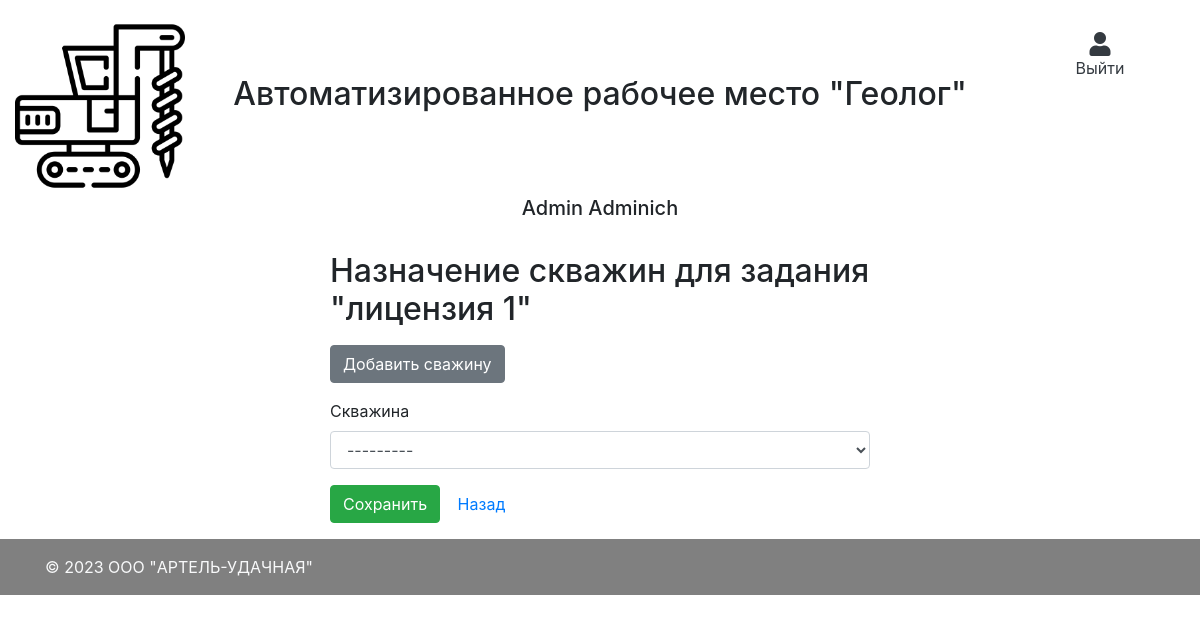
Page /wells/set_welltasks/1 (signed in) on the committed database.
### main/models.py (models this page shows, shortened)
class CustomUser(AbstractBaseUser, PermissionsMixin):
    username = models.CharField("Логин пользователя", max_length=50, unique=True)
    first_name = models.CharField("Имя", max_length=50)
    last_name = models.CharField("Фамилия", max_length=50)
    patronymic = models.CharField("Отчество", max_length=50, default="нет")
    team = models.ForeignKey(Team, verbose_name="Номер бригады", on_delete=models.CASCADE, null=True)
    phone_number = models.CharField("Номер телефона", max_length=50, default="Не указано")
    email = models.EmailField(verbose_name="Email", max_length=255, unique=True, blank=True, null=True)
    role = models.ForeignKey(Role, on_delete=models.CASCADE, verbose_name="Должность")
    is_superuser = models.BooleanField(default=False)
    is_active = models.BooleanField(default=True)
    is_admin = models.BooleanField(default=False)
    objects = CustomUserManager()
    created_at = models.DateTimeField("Дата создания", auto_now_add=True)
    updated_at = models.DateTimeField("Дата обновления", auto_now=True)
    USERNAME_FIELD = 'username'
    REQUIRED_FIELDS = ['password']
    class Meta:
        verbose_name = "Пользователь"
        verbose_name_plural = "Пользователи"

class License(models.Model):
    short_name = models.CharField("Наименование", max_length=255)
    name = models.TextField("Полное наименование")
    geologist = models.ForeignKey(CustomUser, related_name='geologist_id', on_delete=models.SET_NULL, verbose_name="Геолог", null=True)
    status = models.ForeignKey(LicenseStatus, on_delete=models.CASCADE, verbose_name="Статус")
    used_enginery = models.TextField("Используемая техника", null=True, default="Не назначено")
    watercourses = models.ManyToManyField(WaterCourse, through='LicenseWaterCourse', through_fields=('license', 'watercourse'), verbose_name="Водотоки", blank=True)
    lines = models.ManyToManyField(Line, through='LineLicenseWaterCourse', through_fields=('license', 'line'), verbose_name="Водотоки", blank=True)
    comment = models.TextField("Комментарий", null=True, blank=True)
    created_at = models.DateTimeField("Дата создания", auto_now_add=True)
    updated_at = models.DateTimeField("Дата обновления", auto_now=True)
    class Meta:
        verbose_name = "Лицензия"
        verbose_name_plural = "Лицензии"

### main/views.py (the view)
# urls.py: path('wells/set_welltasks/<int:pk>', views.WellTaskCreateView.as_view(), name='wells_task_add'),
class WellTaskCreateView(LoginRequiredMixin, CreateView):
    template_name = "main/tasks/wells/well_tasks/new.html"
    model = models.WellTask
    form_class = forms.WellTaskCreateForm
    success_url = "/main_menu?target=tasks"
    def get_context_data(self, **kwargs):
        context = super().get_context_data(**kwargs)
        task_id = self.kwargs.get("pk")
        context['task_id'] = task_id
        context['task_name'] = models.License.objects.get(pk=task_id).short_name
        return context

### main/forms.py
class WellTaskCreateForm(forms.ModelForm):
    class Meta:
        model = models.WellTask
        fields = '__all__'

### main/models.py (called while the page is built)
    def __str__(self):
        return self.name

### templates/main/tasks/wells/well_tasks/new.html (shortened to what this page needs)
{% extends "layout.html" %}
{% block content %}
{% load widget_tweaks %}
    <div class="col-12">
        <div class="row justify-content-center">
        <div class="col-md-6">
            <h2>Назначение скважин для задания "{{ task_name }}"</h2>
            <form method="post">
                <div class="form-group">
                    <a href="/wells/add" class="btn btn-secondary mt-2">Добавить сважину</a>
                </div>
                {% for field in form.visible_fields %}
                    {% if field.name == 'task' %}
                        <div class="form-group">
                            <input type="hidden" name="task" value="{{ task_id }}">
                            {% for error in field.errors %}
                                <span class="help-block text-danger">{{ error }}</span>
                            {% endfor %}
                        </div>
                    {% else %}
                        <div class="form-group">
                            <label for="{{ field.id_for_label }}">{{ field.label }}</label>
                            {% render_field field class="form-control" placeholder=field.label %}
                        </div>
                    {% endif %}
                {% endfor %}
                <div class="form-group">
                    <button type="submit" class="btn btn-success">
                     Сохранить
                    </button>
                    <a href="{{request.META.HTTP_REFERER}}" class="btn btn-default">Назад</a>
                </div>
            </form>
        </div>
        </div>
    </div>
{% endblock %}

### templates/layout.html (shortened to what this page needs)
<html lang="en">
    <head>
        <link rel="stylesheet" href="https://maxcdn.bootstrapcdn.com/bootstrap/4.0.0/css/bootstrap.min.css">
        <link rel="stylesheet" href="https://cdnjs.cloudflare.com/ajax/libs/font-awesome/5.15.4/css/all.min.css" />
        <link rel="stylesheet" href="/static/css/main.scss" />
    </head>
    <body class="d-flex flex-column min-vh-100">
      <div class="container-fluid navbar-light bg-navbar-main">
        <div class="row">
            <div class="col-12 col-lg-2 text-center mt-3">
              <a href="/"><img class="img-fluid navbar-brand" src="/static/images/navbar_brand.png"></a>
            </div>
            <div class="col-12 col-lg-8 justify-content-center d-flex align-items-center">
              <h2>Автоматизированное рабочее место "Геолог"</h2>
            </div>
            <div class="col-12 col-lg-2 text-center mt-3">
              <ul class="d-none d-lg-block navbar-nav mr-auto mt-2 ml-3 ml-md-0 mt-lg-0 justify-content-center">
                {% if request.user.is_authenticated %}
                  <li class="nav-item dropdown">
                    <a class="nav-link d-flex flex-column text-dark mt-2" href="/logout">
                      <i class="fa fa-user" aria-hidden="true" style="font-size: 24px;"></i> Выйти
                    </a>
                  </li>
                {% else %}
                  {% comment %} <li class="nav-item m-lg-0">
                    <i class="fa fa-user" aria-hidden="true" style="font-size: 24px;">Войти</i>
                  </li> {% endcomment %}
                {% endif %}
              </ul>
            </div>
            <div class="col-12 col-lg-12 justify-content-center d-flex align-items-center">
              <h5 class="text-center">
                {% if request.user.is_authenticated %}
                  {{ request.user.first_name }} {{ request.user.last_name }}
                {% else %}
                  {% comment %} <li class="nav-item m-lg-0">
                    <i class="fa fa-user" aria-hidden="true" style="font-size: 24px;">Войти</i>
                  </li> {% endcomment %}
                {% endif %}
              </h5>
            </div>
        </div>
      </div>
      <div class="container mt-4">
          <div class="row">
              {% block content %}{% endblock %}
          </div>
      </div>
      <footer class="mt-auto py-3" style="background-color: #808080">
        <div class="container">
          <span class="text-light">© 2023 OOO "АРТЕЛЬ-УДАЧНАЯ"</span>
        </div>
      </footer>
    </body>
</html>

### rows in the picture
CustomUser: user.first_name "Admin", user.last_name "Adminich"
License: short_name "лицензия 1"

### other values in the picture
{{ field.label }} "Скважина"
